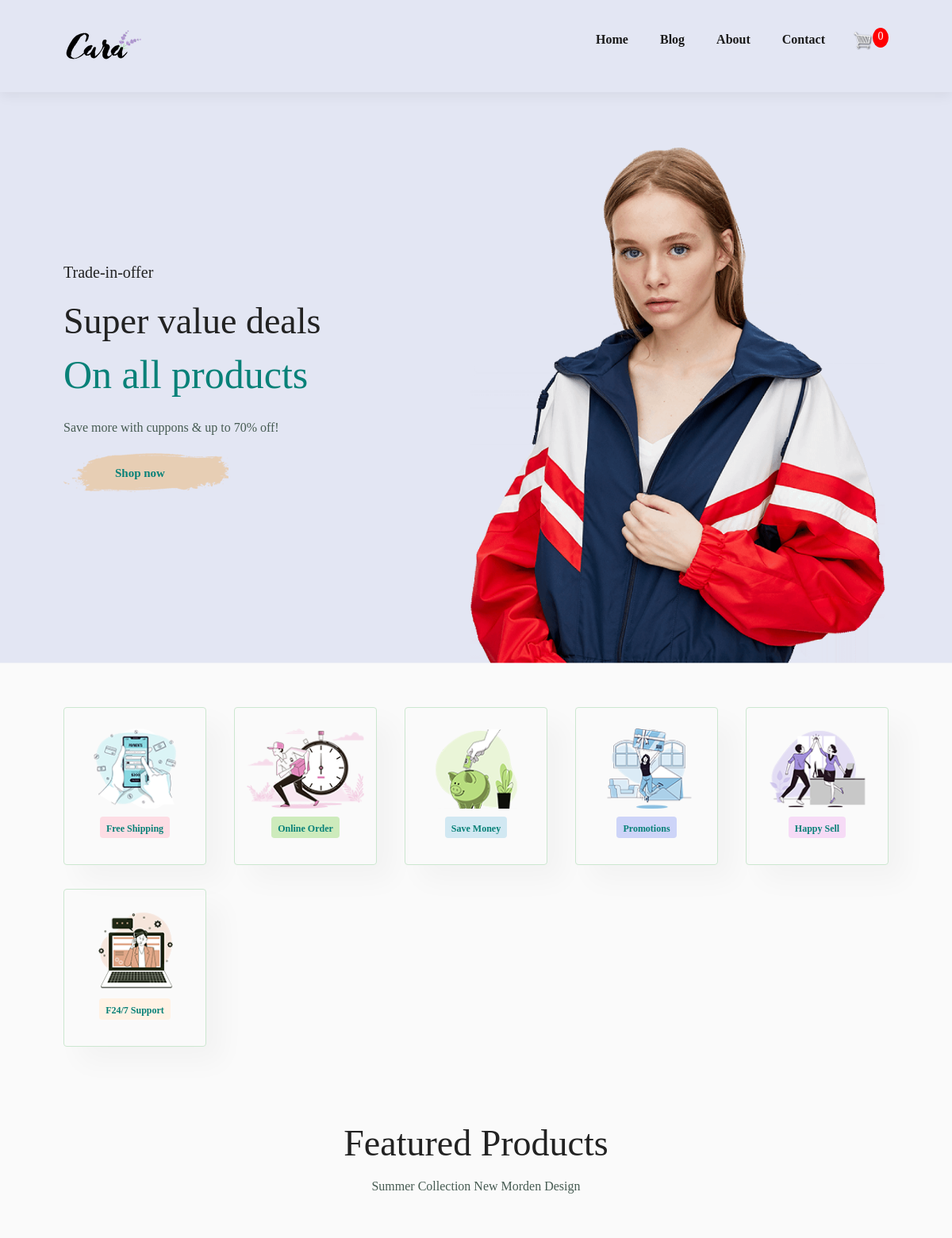
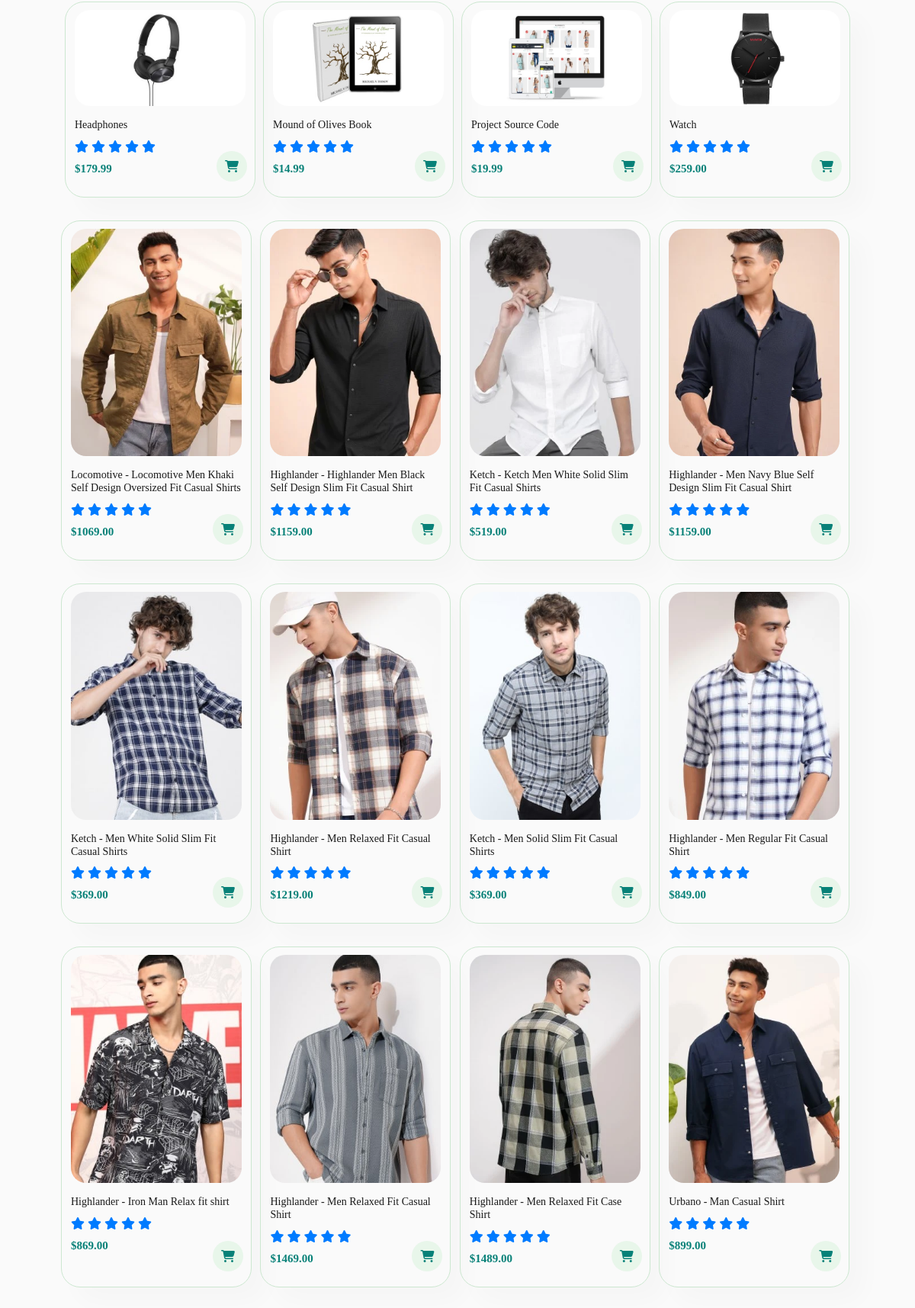
The page / (upper part) on the database its author committed (2 pictures, top to bottom).
### my_store_app/models.py (models this page shows, shortened)
class Product(models.Model):
    name = models.CharField(max_length=200, null=True)
    price = models.DecimalField(max_digits=7, decimal_places=2)
    digital = models.BooleanField(default=False, null=True, blank=False)
    image = models.ImageField(null=True, blank=True)
    @property
    def imageURL(self):
        try:
            url = self.image.url
        except:
            url = ""
        return url

### my_store_app/views.py (the view)
# urls.py: path('', views.store, name='store'),
def store(request):
    data = cartData(request)
    cartItems = data['cartItems']
    order = data['order']
    items = data['items']
    products = Product.objects.all()
    context = {'products':products, "cartItems":cartItems, 'shipping':False}
    return render(request, 'my_store_app/store.html', context)

### my_store_app/utils.py (called while the page is built, shortened)
def cookieCart(request):
	try:
		cart = json.loads(request.COOKIES['cart'])
	except:
		cart = {}
		print('CART:', cart)
	items = []
	order = {'get_cart_total':0, 'get_cart_items':0, 'shipping':False}
	cartItems = order['get_cart_items']
	return {'cartItems':cartItems ,'order':order, 'items':items}

def cartData(request):
	if request.user.is_authenticated:
		customer = request.user.customer
		order, created = Order.objects.get_or_create(customer=customer, complete=False)
		items = order.orderitem_set.all()
		cartItems = order.get_cart_items
	else:
		cookieData = cookieCart(request)
		cartItems = cookieData['cartItems']
		order = cookieData['order']
		items = cookieData['items']
	return {'cartItems':cartItems ,'order':order, 'items':items}

### my_store_app/templates/my_store_app/store.html (shortened to what this page needs)
{% extends "my_store_app/main.html" %}
{% load static %}
{% block HeroSection %}
        <section id="hero" style="background-image: url('{% static "images/hero4.png" %}');">
            <h4>Trade-in-offer</h4>
            <h2>Super value deals</h2>
            <h1>On all products</h1>
            <p>Save more with cuppons & up to 70% off!</p>
            <button style="background-image: url('{% static "images/button.png" %}');">Shop now</button>
        </section>
{% endblock HeroSection %}
{% block FeatureBanner %}
<section id="feature" class="section-p1" >
    <div class="fe-box">
        <img src="{% static 'images/features/f1.png' %}" alt="">
        <h6>Free Shipping</h6>
    </div>
    <div class="fe-box">
        <img src="{% static 'images/features/f2.png' %}" alt="">
        <h6>Online Order</h6>
    </div>
    <div class="fe-box">
        <img src="{% static 'images/features/f3.png' %}" alt="">
        <h6>Save Money</h6>
    </div>
    <div class="fe-box">
        <img src="{% static 'images/features/f4.png' %}" alt="">
        <h6>Promotions</h6>
    </div>
    <div class="fe-box">
        <img src="{% static 'images/features/f5.png' %}" alt="">
        <h6>Happy Sell</h6>
    </div>
    <div class="fe-box">
        <img src="{% static 'images/features/f6.png' %}" alt="">
        <h6>F24/7 Support</h6>
    </div>
</section>
{% endblock FeatureBanner %}
{% block content %}
<section id="product1" class="section-p1">
    <h2>Featured Products</h2>
    <p>Summer Collection New Morden Design</p>
    <div class="pro-container">
        {% for product in products %}
        <a href="{% url 'product_detail' product.id %}">
            <div class="pro">
                <img src="{{ product.imageURL }}" alt="">
                <div class="des">
                    <h5>{{ product.name }}</h5>
                    <div class="star">
                        <i class="fas fa-star"></i>
                        <i class="fas fa-star"></i>
                        <i class="fas fa-star"></i>
                        <i class="fas fa-star"></i>
                        <i class="fas fa-star"></i>
                    </div>
                    <h4>${{product.price|floatformat:2}}</h4>
                </div>
                <a data-product={{product.id}} data-action="add" class="add-btn update-cart"><i class="fa-solid fa-cart-shopping cart"></i></a>
            </div>
        </a>
        {% endfor %}
    </div>
</section>
{% endblock content %}

### my_store_app/templates/my_store_app/main.html (shortened to what this page needs)
{% load static %}
<!doctype html>
<html lang="en">
  <head>
    <link rel="stylesheet" href="https://cdn.jsdelivr.net/npm/bootstrap@4.4.1/dist/css/bootstrap.min.css">
    <link rel="stylesheet" href="{% static "css/main.css" %}">
    <link rel="stylesheet" href="{% static "css/style.css" %}">
    <link rel="stylesheet" href="{% static "css/mobile.css" %}">
  </head>
  <body>
      <section id="header">
        <a href="{% url "store" %}"><img src="{% static "images/logo.png" %}" alt=""></a>
        <div>
            <ul id="navbar">
                <li><a href="{% url "store" %}">Home<span class="sr-only">(current)</span></a></li>
                <li><a href="{% url "blog" %}">Blog</a></li>
                <li><a href="{% url "about" %}">About</a></li>
                <li><a href="{% url "contact" %}">Contact</a></li>
                <div class="form-inline my-2 my-lg-0">
                    <a href="{% url 'cart' %}">
                      <img  id="cart-icon" src="{% static 'images/cart.png' %}">
                  </a>
                  <p id="cart-total">{{cartItems}}</p>
              </div>
            </ul>
        </div>
    </section>
      {% block HeroSection %}{% endblock HeroSection %}
      {% block FeatureBanner %}{% endblock FeatureBanner %}
      {% block content %}{% endblock content %}
  </body>
</html>

### static/css/main.css (style rules this page uses)
body { background-color: hsl(0, 0%, 98%); }
h1,h2,h3,h4,h5,h6 { color:hsl(0, 0%, 30%); }
#cart-icon { width:25px; display: inline-block; margin-left: 15px; }
#cart-total { display: block; text-align: center; color:#fff; background-color: red; width: 20px; height: 25px; border-radius: 50%; font-size: 14px; }

### static/css/style.css (style rules this page uses)
* { margin: 0; padding: 0; box-sizing: border-box; font-family: "League Spartan", serif; }
h1 { font-size: 50px; line-height: 64px; color: #222; }
h2 { font-size: 46px; line-height: 54px; color: #222; }
h4 { font-size: 20px; color: #222; }
h6 { font-weight: 700; font-size: 12px; }
p { font-size: 16px; color: #465b52; margin: 15px 0 20px 0; }
.section-p1 { padding: 40px 80px; }
body { width: 100%; }
#header { display: flex; align-items: center; justify-content: space-between; padding: 20px 80px; background-color: #E3E6F3; box-shadow: 0px 5px 15px rgb(0, 0, 0, 0.06); z-index: 999; position: sticky; top: 0; left: 0; }
#navbar { display: flex; align-items: center; justify-content: center; }
#navbar li { list-style: none; padding: 0 20px; }
#navbar li a { text-decoration: none; font-size: 16px; font-weight: 600; color: #1a1a1a; transition: 0.3s ease; position: relative; }
#hero { height: 90vh; width: 100%; background-size: cover; background-position: top 25% right 0; padding: 0 80px; display: flex; flex-direction: column; align-items: flex-start; justify-content: center; }
#hero h4 { padding-bottom: 15px; }
#hero h1 { color: #088178; }
#hero button { background-color: transparent; color: #088178; border: 0; padding: 14px 80px 14px 65px; background-repeat: no-repeat; cursor: pointer; font-weight: 700; font-size: 15px; }
#feature .fe-box { width: 180px; padding: 25px 15px; margin: 15px 0px; text-align: center; box-shadow: 20px 20px 34px rgb(0, 0, 0, 0.03); border: 1px solid #cce7d0 ; border-radius: 4px; }
#feature { display: flex; align-items: center; justify-content: space-between; flex-wrap: wrap; }
#feature .fe-box img { width: 100%; margin-bottom: 10px; }
#feature .fe-box h6 { display: inline-block; padding: 9px 8px 6px 8px; line-height: 1; border-radius: 4px; color: #088178; background-color: #fddde4; }
#feature .fe-box:nth-child(2) h6 { background-color: #cdebbc; }
#feature .fe-box:nth-child(3) h6 { background-color: #d1e8f2; }
#feature .fe-box:nth-child(4) h6 { background-color: #cdd4f8; }
#feature .fe-box:nth-child(5) h6 { background-color: #f6dbf6; }
#feature .fe-box:nth-child(6) h6 { background-color: #fff2e5; }
#product1 { text-align: center; }
#product1 .pro-container { display: flex; justify-content: space-between; padding-top: 20px; flex-wrap: wrap; }
#product1 .pro { width: 23%; min-width: 250px; padding: 10px 12px; border: 1px solid #cce7d0; border-radius: 25px; cursor: pointer; box-shadow: 20px 20px 30px rgba(0, 0, 0, 0.02); margin: 15px 0; transition: 0.2s ease; position: relative; }
#product1 .pro img { width: 100%; border-radius: 20px; }
#product1 .pro .des { text-align: start; padding: 10px 0; }
#product1 .pro .des h5 { color: #1a1a1a; font-size: 14px; padding-top: 7px; }
#product1 .pro .des h4 { padding-top: 7px; font-size: 15px; font-weight: 700; color: #088178; }
#product1 .pro .cart { width: 40px; height: 40px; line-height: 40px; border-radius: 50px; background-color: #e8f6ea; color: #088178; position: absolute; bottom: 20px; right: 10px; }

### rows shown on the page
Product: imageURL (picture), name "Headphones", price "179.99"
Product: imageURL (picture), name "Mound of Olives Book", price "14.99"
Product: imageURL (picture), name "Project Source Code", price "19.99"
Product: imageURL (picture), name "Watch", price "259.00"
Product: imageURL (picture), name "Locomotive - Locomotive Men Khaki Self Design Oversized Fit Casual Shirts", price "1069.00"
Product: imageURL (picture), name "Highlander - Highlander Men Black Self Design Slim Fit Casual Shirt", price "1159.00"
Product: imageURL (picture), name "Ketch - Ketch Men White Solid Slim Fit Casual Shirts", price "519.00"
Product: imageURL (picture), name "Highlander - Men Navy Blue Self Design Slim Fit Casual Shirt", price "1159.00"
Product: imageURL (picture), name "Ketch - Men White Solid Slim Fit Casual Shirts", price "369.00"
Product: imageURL (picture), name "Highlander - Men Relaxed Fit Casual Shirt", price "1219.00"
Product: imageURL (picture), name "Ketch - Men Solid Slim Fit Casual Shirts", price "369.00"
Product: imageURL (picture), name "Highlander - Men Regular Fit Casual Shirt", price "849.00"
Product: imageURL (picture), name "Highlander - Iron Man Relax fit shirt", price "869.00"
Product: imageURL (picture), name "Highlander - Men Relaxed Fit Casual Shirt", price "1469.00"
Product: imageURL (picture), name "Highlander - Men Relaxed Fit Case Shirt", price "1489.00"
Product: imageURL (picture), name "Urbano - Man Casual Shirt", price "899.00"

### other values the page prints
{{ cartItems }} "0"
